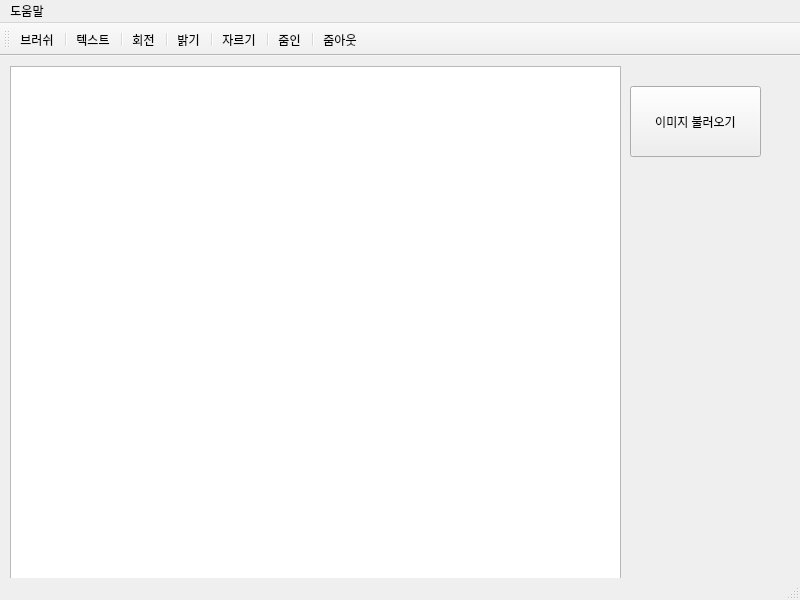
<?xml version="1.0" encoding="UTF-8"?>
<ui version="4.0">
 <class>MainWindow</class>
 <widget class="QMainWindow" name="MainWindow">
  <property name="geometry">
   <rect>
    <x>0</x>
    <y>0</y>
    <width>800</width>
    <height>600</height>
   </rect>
  </property>
  <property name="windowTitle">
   <string>MainWindow</string>
  </property>
  <widget class="QWidget" name="centralwidget">
   <widget class="QPushButton" name="pushButton">
    <property name="geometry">
     <rect>
      <x>630</x>
      <y>30</y>
      <width>131</width>
      <height>71</height>
     </rect>
    </property>
    <property name="text">
     <string>이미지 불러오기</string>
    </property>
   </widget>
   <widget class="QGraphicsView" name="graphicsView">
    <property name="geometry">
     <rect>
      <x>10</x>
      <y>10</y>
      <width>611</width>
      <height>541</height>
     </rect>
    </property>
   </widget>
  </widget>
  <widget class="QMenuBar" name="menubar">
   <property name="geometry">
    <rect>
     <x>0</x>
     <y>0</y>
     <width>800</width>
     <height>17</height>
    </rect>
   </property>
   <widget class="QMenu" name="menu">
    <property name="title">
     <string>도움말</string>
    </property>
    <addaction name="actionAbout"/>
   </widget>
   <addaction name="menu"/>
  </widget>
  <widget class="QStatusBar" name="statusbar"/>
  <widget class="QToolBar" name="toolBar">
   <property name="windowTitle">
    <string>toolBar</string>
   </property>
   <attribute name="toolBarArea">
    <enum>TopToolBarArea</enum>
   </attribute>
   <attribute name="toolBarBreak">
    <bool>false</bool>
   </attribute>
   <addaction name="actionBrush"/>
   <addaction name="separator"/>
   <addaction name="actionText"/>
   <addaction name="separator"/>
   <addaction name="actionRotation"/>
   <addaction name="separator"/>
   <addaction name="actionBrightness"/>
   <addaction name="separator"/>
   <addaction name="actionCut"/>
   <addaction name="separator"/>
   <addaction name="actionzoomIn"/>
   <addaction name="separator"/>
   <addaction name="actionzoomOut"/>
  </widget>
  <action name="actionAbout">
   <property name="text">
    <string>도움말</string>
   </property>
  </action>
  <action name="actionBrush">
   <property name="text">
    <string>브러쉬</string>
   </property>
  </action>
  <action name="actionText">
   <property name="text">
    <string>텍스트</string>
   </property>
  </action>
  <action name="actionRotation">
   <property name="text">
    <string>회전</string>
   </property>
  </action>
  <action name="actionBrightness">
   <property name="text">
    <string>밝기</string>
   </property>
  </action>
  <action name="actionCut">
   <property name="text">
    <string>자르기</string>
   </property>
  </action>
  <action name="actionzoomIn">
   <property name="text">
    <string>줌인</string>
   </property>
  </action>
  <action name="actionzoomOut">
   <property name="text">
    <string>줌아웃</string>
   </property>
  </action>
 </widget>
 <resources/>
 <connections/>
</ui>
